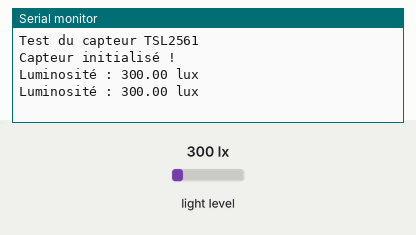
Bench run of a sketch on a simulated Arduino Uno, built with avr-gcc and run on an emulated ATmega328P. On the bench: the last lines printed to the serial monitor. Inputs (shaded band) come from the test bench; at power-on: light level 300 lx.

Above: at 1.8 s.
1.9 s: light level set to 40 lx
At 2.4 s:
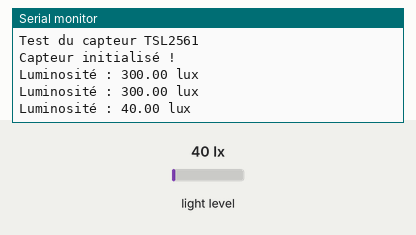
3.4 s: light level set to 500 lx
At 4.9 s:
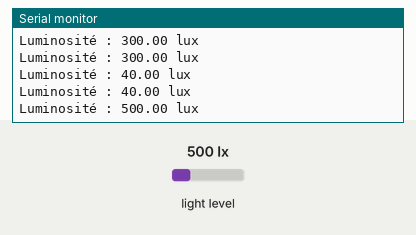
Timing chart, 0 to 6.4 s (numbered marks = the images above; inputs shaded):
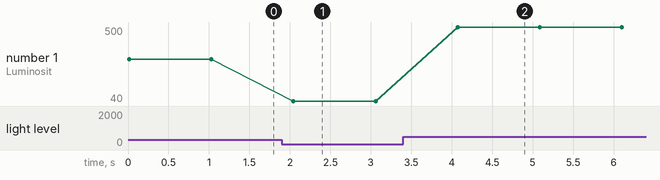

The sketch:

StandAlone_Luminosite_TSL2561.ino
```cpp
#include <Wire.h>
#include <Adafruit_Sensor.h>
#include <Adafruit_TSL2561_U.h>

// Création de l'objet capteur
Adafruit_TSL2561_Unified tsl = Adafruit_TSL2561_Unified(0x29, 12345);

void setup() {
    Serial.begin(115200);
    while (!Serial);  // Attendre l'ouverture du moniteur série

    Serial.println("Test du capteur TSL2561");

    if (!tsl.begin()) {
        Serial.println("Erreur : Capteur TSL2561 non détecté !");
        while (1);
    }

    // Configurer le gain et le temps d'intégration
    tsl.setGain(TSL2561_GAIN_16X); // Gain x16 pour faible luminosité
    tsl.setIntegrationTime(TSL2561_INTEGRATIONTIME_13MS); // Temps d'intégration rapide

    Serial.println("Capteur initialisé !");
}

void loop() {
    sensors_event_t event;
    tsl.getEvent(&event);

    if (event.light) {
        Serial.print("Luminosité : ");
        Serial.print(event.light);
        Serial.println(" lux");
    } else {
        Serial.println("Erreur : Impossible de lire la valeur !");
    }

    delay(1000);  // Attendre 1 seconde avant la prochaine mesure
}
```

Measured:
- after the input at 1.9 s, the serial monitor: prints a new line after 0.14 s (image 1)
- after the input at 3.4 s, the serial monitor: prints a new line after 0.67 s (image 2)
- plotted number 1: 300 → 40 after the input at 1.9 s, 40 → 500 after the input at 3.4 s
